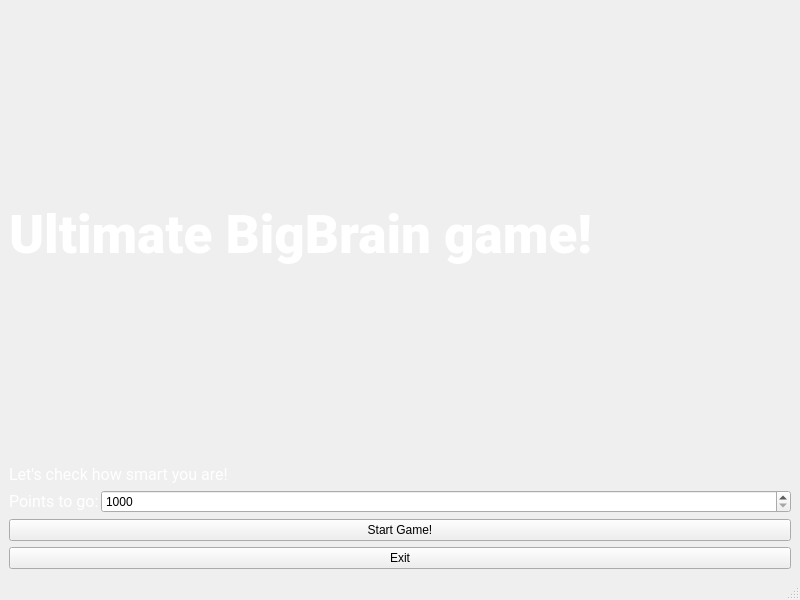
<?xml version="1.0" encoding="UTF-8"?>
<ui version="4.0">
 <class>StartWindow</class>
 <widget class="QMainWindow" name="StartWindow">
  <property name="geometry">
   <rect>
    <x>0</x>
    <y>0</y>
    <width>800</width>
    <height>600</height>
   </rect>
  </property>
  <property name="windowTitle">
   <string>MainWindow</string>
  </property>
  <widget class="QWidget" name="centralwidget">
   <layout class="QGridLayout" name="gridLayout">
    <item row="1" column="0">
     <widget class="QLabel" name="label_2">
      <property name="sizePolicy">
       <sizepolicy hsizetype="Preferred" vsizetype="Maximum">
        <horstretch>0</horstretch>
        <verstretch>0</verstretch>
       </sizepolicy>
      </property>
      <property name="font">
       <font>
        <family>Roboto</family>
        <pointsize>12</pointsize>
       </font>
      </property>
      <property name="styleSheet">
       <string notr="true">QLabel {color : white;  text-shadow: -1px 0 black, 0 1px black, 1px 0 black, 0 -1px black;}</string>
      </property>
      <property name="text">
       <string>Let's check how smart you are!</string>
      </property>
     </widget>
    </item>
    <item row="5" column="0">
     <widget class="QPushButton" name="pushButton_2">
      <property name="text">
       <string>Exit</string>
      </property>
     </widget>
    </item>
    <item row="0" column="0">
     <widget class="QLabel" name="label">
      <property name="font">
       <font>
        <family>Roboto Black</family>
        <pointsize>40</pointsize>
       </font>
      </property>
      <property name="styleSheet">
       <string notr="true">QLabel {color : white; }</string>
      </property>
      <property name="text">
       <string>Ultimate BigBrain game!</string>
      </property>
     </widget>
    </item>
    <item row="4" column="0">
     <widget class="QPushButton" name="pushButton">
      <property name="sizePolicy">
       <sizepolicy hsizetype="Minimum" vsizetype="Fixed">
        <horstretch>0</horstretch>
        <verstretch>0</verstretch>
       </sizepolicy>
      </property>
      <property name="text">
       <string>Start Game!</string>
      </property>
     </widget>
    </item>
    <item row="3" column="0">
     <layout class="QHBoxLayout" name="horizontalLayout">
      <property name="spacing">
       <number>2</number>
      </property>
      <property name="sizeConstraint">
       <enum>QLayout::SetMinimumSize</enum>
      </property>
      <item>
       <widget class="QLabel" name="label_3">
        <property name="sizePolicy">
         <sizepolicy hsizetype="Maximum" vsizetype="Maximum">
          <horstretch>0</horstretch>
          <verstretch>0</verstretch>
         </sizepolicy>
        </property>
        <property name="font">
         <font>
          <family>Roboto</family>
          <pointsize>12</pointsize>
         </font>
        </property>
        <property name="styleSheet">
         <string notr="true">QLabel {color : white; 
text-shadow: -1px 0 black, 0 1px black, 1px 0 black, 0 -1px black; }</string>
        </property>
        <property name="text">
         <string>Points to go:</string>
        </property>
       </widget>
      </item>
      <item>
       <widget class="QSpinBox" name="spinBox_points">
        <property name="minimum">
         <number>1000</number>
        </property>
        <property name="maximum">
         <number>100000</number>
        </property>
        <property name="singleStep">
         <number>1000</number>
        </property>
       </widget>
      </item>
     </layout>
    </item>
   </layout>
  </widget>
  <widget class="QMenuBar" name="menubar">
   <property name="geometry">
    <rect>
     <x>0</x>
     <y>0</y>
     <width>800</width>
     <height>21</height>
    </rect>
   </property>
  </widget>
  <widget class="QStatusBar" name="statusbar"/>
 </widget>
 <resources/>
 <connections/>
</ui>
